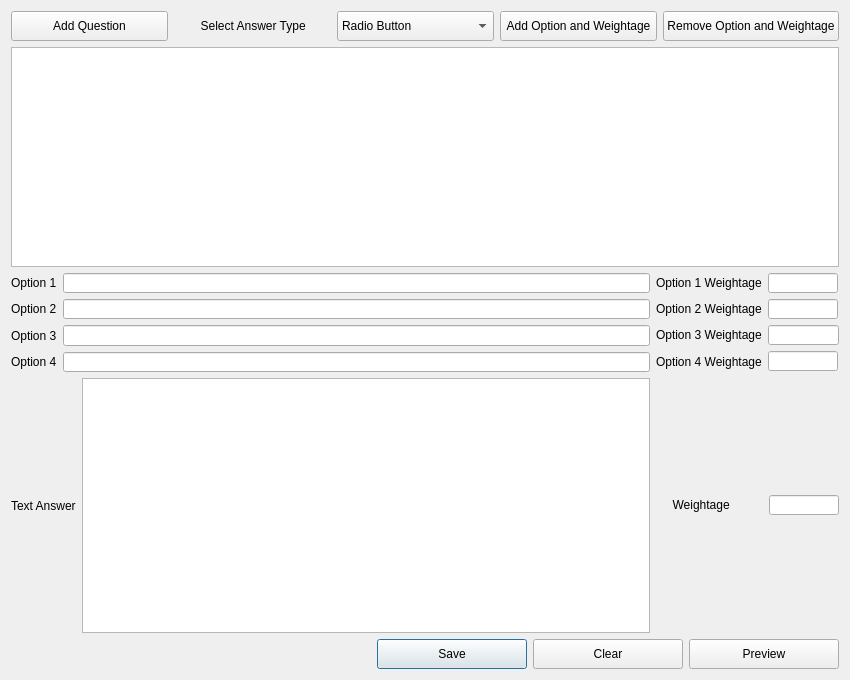
<?xml version="1.0" encoding="UTF-8"?>
<ui version="4.0">
 <class>DisplayAddSkills</class>
 <widget class="QDialog" name="DisplayAddSkills">
  <property name="geometry">
   <rect>
    <x>0</x>
    <y>0</y>
    <width>850</width>
    <height>680</height>
   </rect>
  </property>
  <property name="minimumSize">
   <size>
    <width>850</width>
    <height>680</height>
   </size>
  </property>
  <property name="windowTitle">
   <string>Dialog</string>
  </property>
  <layout class="QGridLayout" name="gridLayout_2">
   <item row="5" column="0">
    <layout class="QGridLayout" name="gridLayout_4">
     <item row="0" column="0">
      <widget class="QLabel" name="lblTxtAns">
       <property name="text">
        <string>Text Answer</string>
       </property>
      </widget>
     </item>
     <item row="0" column="1">
      <widget class="QTextEdit" name="txteditAns">
       <property name="minimumSize">
        <size>
         <width>500</width>
         <height>150</height>
        </size>
       </property>
      </widget>
     </item>
    </layout>
   </item>
   <item row="5" column="1" colspan="2">
    <layout class="QGridLayout" name="gridLayout_3">
     <item row="0" column="0">
      <widget class="QLabel" name="lblWeighatge">
       <property name="minimumSize">
        <size>
         <width>40</width>
         <height>15</height>
        </size>
       </property>
       <property name="text">
        <string>     Weightage</string>
       </property>
      </widget>
     </item>
     <item row="0" column="1">
      <widget class="QLineEdit" name="leditWeightage">
       <property name="maximumSize">
        <size>
         <width>70</width>
         <height>20</height>
        </size>
       </property>
       <property name="maxLength">
        <number>3</number>
       </property>
      </widget>
     </item>
    </layout>
   </item>
   <item row="6" column="0" colspan="3">
    <layout class="QHBoxLayout" name="horizontalLayout_2">
     <item>
      <spacer name="horizontalSpacer_2">
       <property name="orientation">
        <enum>Qt::Horizontal</enum>
       </property>
       <property name="sizeHint" stdset="0">
        <size>
         <width>268</width>
         <height>28</height>
        </size>
       </property>
      </spacer>
     </item>
     <item>
      <widget class="QPushButton" name="pbtnSaveQtn">
       <property name="minimumSize">
        <size>
         <width>150</width>
         <height>30</height>
        </size>
       </property>
       <property name="text">
        <string>Save</string>
       </property>
      </widget>
     </item>
     <item>
      <widget class="QPushButton" name="pbtnClear">
       <property name="minimumSize">
        <size>
         <width>150</width>
         <height>30</height>
        </size>
       </property>
       <property name="text">
        <string>Clear</string>
       </property>
      </widget>
     </item>
     <item>
      <widget class="QPushButton" name="pbtnPreview">
       <property name="minimumSize">
        <size>
         <width>150</width>
         <height>30</height>
        </size>
       </property>
       <property name="text">
        <string>Preview</string>
       </property>
      </widget>
     </item>
    </layout>
   </item>
   <item row="1" column="0" rowspan="4">
    <layout class="QGridLayout" name="gridLayout">
     <item row="3" column="1">
      <widget class="QLineEdit" name="leditOpt4">
       <property name="minimumSize">
        <size>
         <width>150</width>
         <height>20</height>
        </size>
       </property>
      </widget>
     </item>
     <item row="3" column="0">
      <widget class="QLabel" name="lblOpt4">
       <property name="minimumSize">
        <size>
         <width>40</width>
         <height>15</height>
        </size>
       </property>
       <property name="text">
        <string>Option 4</string>
       </property>
      </widget>
     </item>
     <item row="2" column="1">
      <widget class="QLineEdit" name="leditOpt3">
       <property name="minimumSize">
        <size>
         <width>150</width>
         <height>21</height>
        </size>
       </property>
      </widget>
     </item>
     <item row="2" column="0">
      <widget class="QLabel" name="lblOpt3">
       <property name="minimumSize">
        <size>
         <width>40</width>
         <height>15</height>
        </size>
       </property>
       <property name="text">
        <string>Option 3</string>
       </property>
      </widget>
     </item>
     <item row="1" column="0">
      <widget class="QLabel" name="lblOpt2">
       <property name="minimumSize">
        <size>
         <width>40</width>
         <height>15</height>
        </size>
       </property>
       <property name="text">
        <string>Option 2</string>
       </property>
      </widget>
     </item>
     <item row="0" column="0">
      <widget class="QLabel" name="lblOpt1">
       <property name="minimumSize">
        <size>
         <width>40</width>
         <height>15</height>
        </size>
       </property>
       <property name="text">
        <string>Option 1</string>
       </property>
      </widget>
     </item>
     <item row="0" column="1">
      <widget class="QLineEdit" name="leditOpt1">
       <property name="minimumSize">
        <size>
         <width>150</width>
         <height>20</height>
        </size>
       </property>
      </widget>
     </item>
     <item row="1" column="1">
      <widget class="QLineEdit" name="leditOpt2">
       <property name="minimumSize">
        <size>
         <width>150</width>
         <height>20</height>
        </size>
       </property>
      </widget>
     </item>
    </layout>
   </item>
   <item row="0" column="0" colspan="3">
    <layout class="QVBoxLayout" name="verticalLayout">
     <item>
      <layout class="QHBoxLayout" name="horizontalLayout">
       <item>
        <widget class="QPushButton" name="pbtnAddQtn">
         <property name="minimumSize">
          <size>
           <width>150</width>
           <height>30</height>
          </size>
         </property>
         <property name="text">
          <string>Add Question</string>
         </property>
        </widget>
       </item>
       <item>
        <widget class="QLabel" name="lblOptType">
         <property name="minimumSize">
          <size>
           <width>150</width>
           <height>0</height>
          </size>
         </property>
         <property name="text">
          <string>        Select Answer Type</string>
         </property>
        </widget>
       </item>
       <item>
        <widget class="QComboBox" name="cBoxOptionType">
         <property name="minimumSize">
          <size>
           <width>150</width>
           <height>30</height>
          </size>
         </property>
         <item>
          <property name="text">
           <string>Radio Button</string>
          </property>
         </item>
         <item>
          <property name="text">
           <string>Check Box</string>
          </property>
         </item>
         <item>
          <property name="text">
           <string>Text Box</string>
          </property>
         </item>
        </widget>
       </item>
       <item>
        <widget class="QPushButton" name="pbtnAddOptionAndWeightage">
         <property name="minimumSize">
          <size>
           <width>150</width>
           <height>30</height>
          </size>
         </property>
         <property name="text">
          <string>Add Option and Weightage</string>
         </property>
        </widget>
       </item>
       <item>
        <widget class="QPushButton" name="pbtnRemoveOpt">
         <property name="minimumSize">
          <size>
           <width>150</width>
           <height>30</height>
          </size>
         </property>
         <property name="text">
          <string>Remove Option and Weightage</string>
         </property>
        </widget>
       </item>
      </layout>
     </item>
     <item>
      <widget class="QTextEdit" name="txteditQtn">
       <property name="minimumSize">
        <size>
         <width>500</width>
         <height>150</height>
        </size>
       </property>
      </widget>
     </item>
    </layout>
   </item>
   <item row="1" column="2">
    <widget class="QLineEdit" name="leditOpt1Weight">
     <property name="minimumSize">
      <size>
       <width>50</width>
       <height>20</height>
      </size>
     </property>
     <property name="maximumSize">
      <size>
       <width>70</width>
       <height>20</height>
      </size>
     </property>
     <property name="maxLength">
      <number>3</number>
     </property>
    </widget>
   </item>
   <item row="2" column="2">
    <widget class="QLineEdit" name="leditOpt2Weight">
     <property name="minimumSize">
      <size>
       <width>50</width>
       <height>20</height>
      </size>
     </property>
     <property name="maximumSize">
      <size>
       <width>70</width>
       <height>20</height>
      </size>
     </property>
     <property name="maxLength">
      <number>3</number>
     </property>
    </widget>
   </item>
   <item row="2" column="1">
    <widget class="QLabel" name="lblOpt2Weight">
     <property name="minimumSize">
      <size>
       <width>40</width>
       <height>15</height>
      </size>
     </property>
     <property name="text">
      <string>Option 2 Weightage</string>
     </property>
    </widget>
   </item>
   <item row="4" column="1">
    <widget class="QLabel" name="lblOpt4Weight">
     <property name="minimumSize">
      <size>
       <width>40</width>
       <height>15</height>
      </size>
     </property>
     <property name="text">
      <string>Option 4 Weightage</string>
     </property>
    </widget>
   </item>
   <item row="3" column="1">
    <widget class="QLabel" name="lblOpt3Weight">
     <property name="minimumSize">
      <size>
       <width>40</width>
       <height>15</height>
      </size>
     </property>
     <property name="text">
      <string>Option 3 Weightage</string>
     </property>
    </widget>
   </item>
   <item row="4" column="2">
    <widget class="QLineEdit" name="leditOpt4Weight">
     <property name="minimumSize">
      <size>
       <width>50</width>
       <height>20</height>
      </size>
     </property>
     <property name="maximumSize">
      <size>
       <width>70</width>
       <height>20</height>
      </size>
     </property>
     <property name="maxLength">
      <number>3</number>
     </property>
    </widget>
   </item>
   <item row="3" column="2">
    <widget class="QLineEdit" name="leditOpt3Weight">
     <property name="minimumSize">
      <size>
       <width>50</width>
       <height>20</height>
      </size>
     </property>
     <property name="maximumSize">
      <size>
       <width>71</width>
       <height>20</height>
      </size>
     </property>
     <property name="maxLength">
      <number>3</number>
     </property>
    </widget>
   </item>
   <item row="1" column="1">
    <widget class="QLabel" name="lblOpt1Weight">
     <property name="minimumSize">
      <size>
       <width>40</width>
       <height>15</height>
      </size>
     </property>
     <property name="text">
      <string>Option 1 Weightage</string>
     </property>
    </widget>
   </item>
  </layout>
  <zorder>leditOpt1Weight</zorder>
  <zorder>leditOpt2Weight</zorder>
  <zorder>lblOpt2Weight</zorder>
  <zorder>lblOpt4Weight</zorder>
  <zorder>lblOpt3Weight</zorder>
  <zorder>leditOpt4Weight</zorder>
  <zorder>leditOpt3Weight</zorder>
  <zorder></zorder>
  <zorder></zorder>
  <zorder></zorder>
  <zorder>lblOpt1Weight</zorder>
 </widget>
 <resources/>
 <connections/>
</ui>
